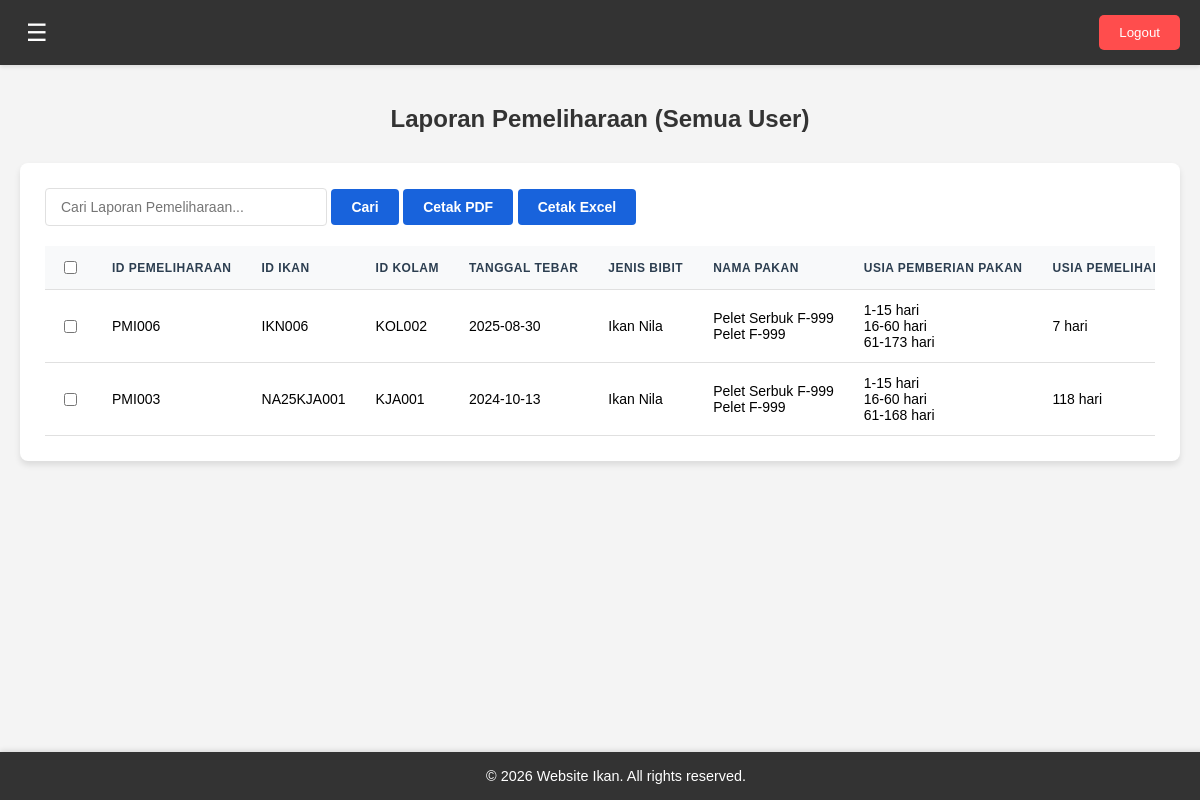
Screenshot of /dashboard-admin.php?page=laporan-pemeliharaan (signed in) with the database file from the repository.
### tables this page shows
CREATE TABLE `pemeliharaan_ikan` (
  `id_pemeliharaan` varchar(50) NOT NULL,
  `user_id` int(11) NOT NULL,
  `id_ikan` varchar(50) NOT NULL,
  `id_kolam` varchar(50) NOT NULL,
  `tanggal_tebar` date NOT NULL,
  `jenis_bibit` varchar(100) NOT NULL,
  `nama_pakan` varchar(100) NOT NULL,
  `usia_pemberian_pakan_awal` int(11) NOT NULL,
  `usia_pemberian_pakan_akhir` int(11) NOT NULL,
  `usia_pemeliharaan` int(11) NOT NULL,
  `pakan_harian` decimal(10,2) NOT NULL,
  `jumlah_awal` int(11) NOT NULL,
  `jumlah_mati` int(11) NOT NULL,
  `jumlah_hidup` int(11) NOT NULL
);

CREATE TABLE `data_ikan` (
  `id_ikan` varchar(50) NOT NULL,
  `user_id` int(11) NOT NULL,
  `jenis_bibit` varchar(100) NOT NULL,
  `id_kolam` varchar(50) NOT NULL,
  `jumlah_bibit` int(11) NOT NULL,
  `tanggal_masuk_bibit` date DEFAULT NULL
);

### pages/dashboard-admin/laporan-pemeliharaan.php (the view, shortened to what this page needs)
<?php
$query = "SELECT
            pi.id_pemeliharaan,
            pi.id_ikan,
            pi.id_kolam,
            tb.tanggal_tebar,
            di.jenis_bibit,
            GROUP_CONCAT(DISTINCT pi.nama_pakan ORDER BY pi.usia_pemberian_pakan_awal SEPARATOR '||') AS nama_pakan,
            GROUP_CONCAT(DISTINCT CONCAT(pi.usia_pemberian_pakan_awal, '-', pi.usia_pemberian_pakan_akhir, ' hari') ORDER BY pi.usia_pemberian_pakan_awal SEPARATOR '||') AS usia_pemberian_pakan,
            GROUP_CONCAT(DISTINCT pi.pakan_harian ORDER BY pi.usia_pemberian_pakan_awal SEPARATOR '||') AS pakan_harian,
            MAX(pi.usia_pemeliharaan) AS usia_pemeliharaan,
            tb.jumlah_bibit AS jumlah_awal,
            SUM(pi.jumlah_mati) AS jumlah_mati,
            (tb.jumlah_bibit - SUM(pi.jumlah_mati)) AS jumlah_hidup,
            pi.user_id,
            u.username
          FROM pemeliharaan_ikan pi
          JOIN tebar_bibit tb ON pi.id_ikan = tb.id_ikan AND pi.id_kolam = tb.id_kolam AND pi.user_id = tb.user_id
          JOIN data_ikan di ON pi.id_ikan = di.id_ikan AND pi.user_id = di.user_id
          LEFT JOIN user u ON pi.user_id = u.id
          GROUP BY pi.id_ikan, pi.id_kolam
          ORDER BY tb.tanggal_tebar DESC";
$result = mysqli_query($conn, $query);
?>
<h2>Laporan Pemeliharaan (Semua User)</h2>
<div class="data-laporan">
<input type="text" id="search-input" placeholder="Cari Laporan Pemeliharaan...">
        <button id="search-button">Cari</button>
        <button id="print-pdf-button" class="print-button">Cetak PDF</button>
        <button id="print-excel-button" class="print-button">Cetak Excel</button>
    <div class="data-table">
        <table id="laporan-table">
            <thead>
                <tr>
                    <th><input type="checkbox" id="select-all"></th>
                    <th>ID Pemeliharaan</th>
                    <th>ID Ikan</th>
                    <th>ID Kolam</th>
                    <th>Tanggal Tebar</th>
                    <th>Jenis Bibit</th>
                    <th>Nama Pakan</th>
                    <th>Usia pemberian pakan</th>
                    <th>Usia pemeliharaan</th>
                </tr>
            </thead>
            <tbody>
                <?php
                if (mysqli_num_rows($result) > 0) {
                    while($row = mysqli_fetch_assoc($result)) {
                        echo "<tr>";
                        echo "<td><input type='checkbox' class='row-checkbox' value='" . $row['id_pemeliharaan'] . "'></td>";
                        echo "<td>" . htmlspecialchars($row['id_pemeliharaan']) . "</td>";
                        echo "<td>" . htmlspecialchars($row['id_ikan']) . "</td>";
                        echo "<td>" . htmlspecialchars($row['id_kolam']) . "</td>";
                        echo "<td>" . htmlspecialchars($row['tanggal_tebar']) . "</td>";
                        echo "<td>" . htmlspecialchars($row['jenis_bibit']) . "</td>";
                        echo "<td>" . str_replace("||", "<br>", htmlspecialchars($row['nama_pakan'])) . "</td>";
                        echo "<td>" . str_replace("||", "<br>", htmlspecialchars($row['usia_pemberian_pakan'])) . "</td>";
                        echo "<td>" . htmlspecialchars($row['usia_pemeliharaan']) . " hari</td>";
                        echo "</tr>";
                    }
                } else {
                    echo "<tr><td colspan='14'>Tidak ada data pemeliharaan ikan</td></tr>";
                }
                ?>
            </tbody>
        </table>
    </div>
</div>

### assets/css/dashboard-admin.css (style rules this page uses)
body, html { margin: 0; padding: 0; font-family: Arial, sans-serif; background-color: #f4f4f4; }
h2 { text-align: center; margin-top: 20px; color: #333; }
#search-input { padding: 8px 12px; border: 1px solid #ddd; border-radius: 4px; font-size: 14px; width: 250px; }
#search-button, #add-data-button { padding: 8px 15px; border: none; border-radius: 4px; background-color: #3498db; color: white; cursor: pointer; transition: background-color 0.3s; font-size: 14px; white-space: nowrap; }
.data-table table { width: auto; border-collapse: collapse; font-size: 14px; }
.data-table th, .data-table td { padding: 8px 12px; text-align: left; border-bottom: 1px solid #e0e0e0; white-space: nowrap; }
.data-table th { background-color: #f2f2f2; font-weight: bold; }
@media (max-width: 1200px) { .data-table { font-size: 13px; } }
@media (max-width: 1200px) { .data-table th, .data-table td { padding: 6px 10px; } }
.data-laporan { background-color: #ffffff; border-radius: 8px; box-shadow: 0 4px 6px rgba(0, 0, 0, 0.1); padding: 25px; margin: 30px 0; }
#search-input { padding: 10px 15px; border: 1px solid #e0e0e0; border-radius: 4px; font-size: 14px; width: 250px; transition: border-color 0.3s, box-shadow 0.3s; }
#search-button, .print-button { padding: 10px 20px; border: none; border-radius: 4px; background-color: #1863dc; color: white; cursor: pointer; transition: background-color 0.3s, transform 0.1s; font-size: 14px; font-weight: bold; white-space: nowrap; }
.data-table { overflow-x: auto; margin-top: 20px; }
#laporan-table { width: 100%; border-collapse: separate; border-spacing: 0; font-size: 14px; }
#laporan-table th, #laporan-table td { padding: 12px 15px; text-align: left; border-bottom: 1px solid #e0e0e0; }
#laporan-table th { background-color: #f8f9fa; font-weight: bold; color: #2c3e50; text-transform: uppercase; font-size: 12px; letter-spacing: 0.5px; }
#select-all, .row-checkbox { margin-right: 5px; cursor: pointer; }

### rows the page displays
pemeliharaan_ikan: id_pemeliharaan "PMI006", id_ikan "IKN006", id_kolam "KOL002", tanggal_tebar "2025-08-30", id_ikan.jenis_bibit "Ikan Nila", nama_pakan "Pelet Serbuk F-999 Pelet F-999", usia_pemberian_pakan "1-15 hari 16-60 hari 61-173 hari", usia_pemeliharaan "7"
pemeliharaan_ikan: id_pemeliharaan "PMI003", id_ikan "NA25KJA001", id_kolam "KJA001", tanggal_tebar "2024-10-13", id_ikan.jenis_bibit "Ikan Nila", nama_pakan "Pelet Serbuk F-999 Pelet F-999", usia_pemberian_pakan "1-15 hari 16-60 hari 61-168 hari", usia_pemeliharaan "118"
